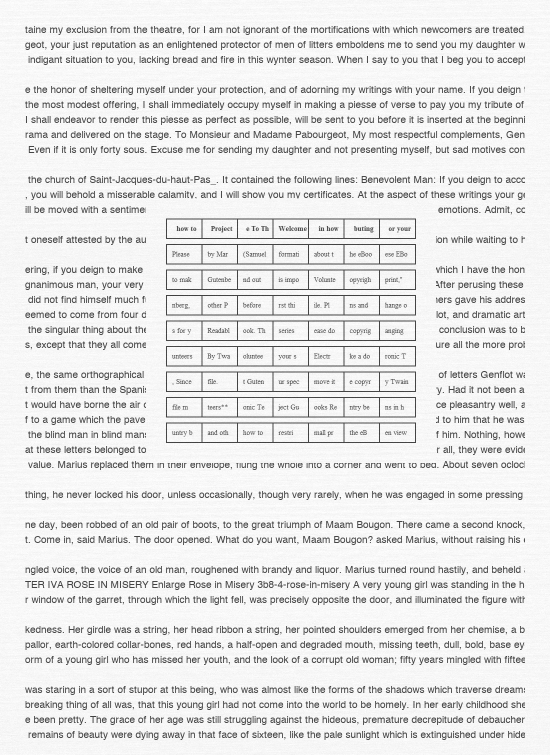
#> input picture table_images/table_1009.jpg, 1100 x 1510 px (shown at 1/2 size); its folder holds only this picture in this run
$ jupyter execute --allow-errors Untitled1.ipynb   (older library calls are emulated)
#> lines starting #> are read from the running program, lines starting #| are printed output that depends on the picture
[cell 1]
import numpy as np
import sklearn
import matplotlib.pyplot as plt
from skimage.measure import find_contours, approximate_polygon, \
    subdivide_polygon

import cv2
from skimage.io import imread_collection
from skimage.filters import roberts, sobel, gaussian
from scipy import ndimage as ndi
import matplotlib.pyplot as plt

from skimage.morphology import watershed, disk
from skimage.filters import rank
from sklearn.decomposition import PCA
from pylab import *
import skimage
from skimage.filters import rank

DATA_DIR = 'table_images/*'

[cell 2]
import pandas as pd

col = imread_collection(DATA_DIR, cv2.IMREAD_GRAYSCALE)
#> col = 1 item

df = pd.DataFrame()
col[0].shape
#> Out = (1510, 1100)


$ run again, on table_images/table_1088.jpg
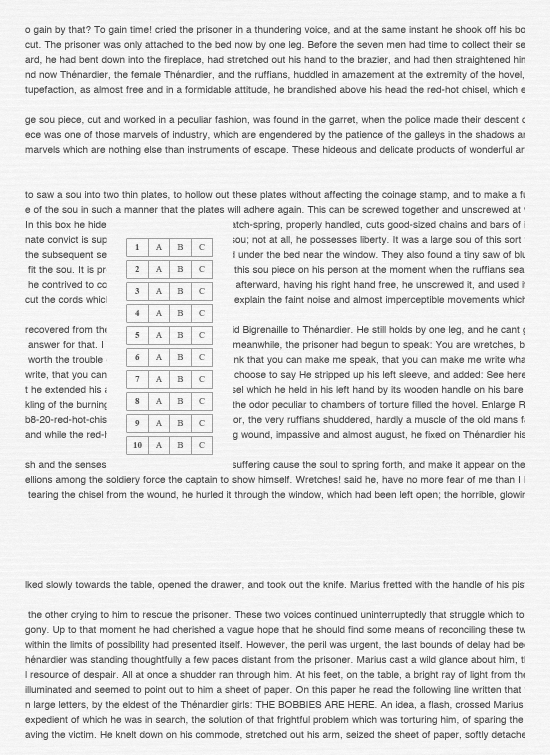
#> input picture table_images/table_1088.jpg, 1100 x 1510 px (shown at 1/2 size)
#> col = 1 item

$ run again, on table_images/table_1095.jpg
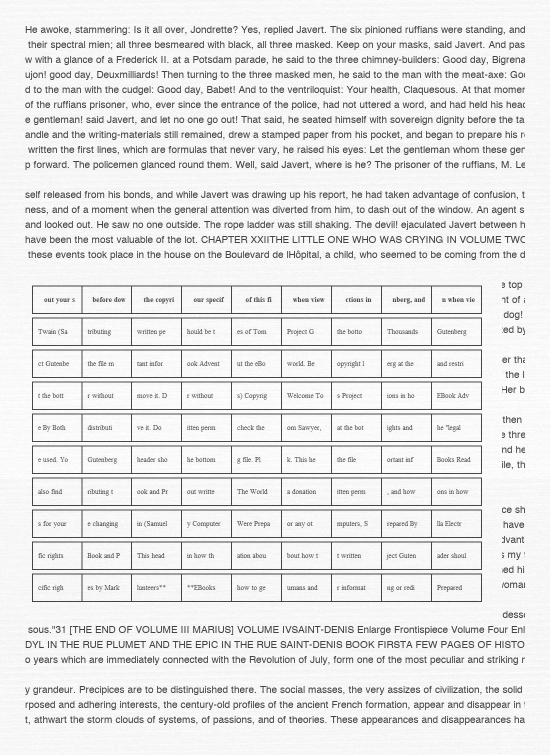
#> input picture table_images/table_1095.jpg, 1100 x 1510 px (shown at 1/2 size)
#> col = 1 item

$ run again, on table_images/table_1109.jpg
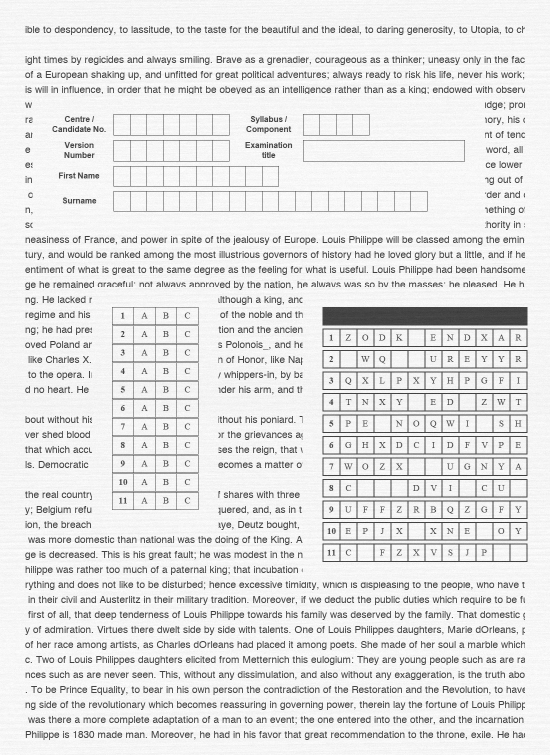
#> input picture table_images/table_1109.jpg, 1100 x 1510 px (shown at 1/2 size)
#> col = 1 item

$ run again, on table_images/table_1020.jpg
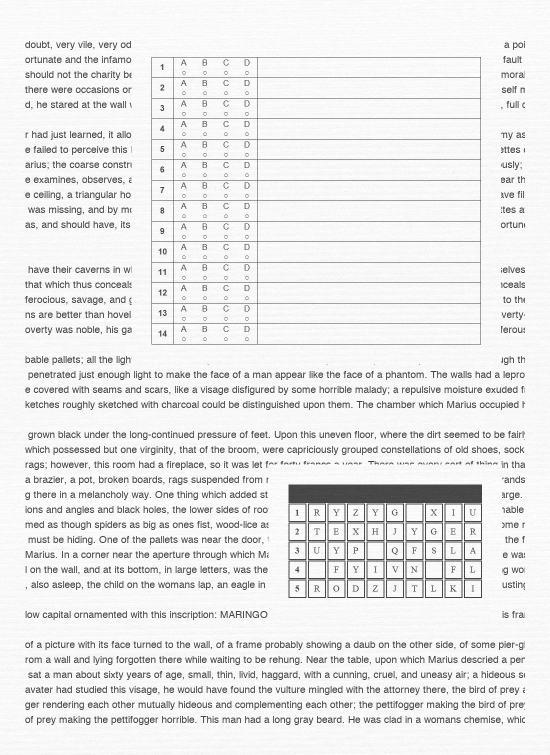
#> input picture table_images/table_1020.jpg, 1100 x 1510 px (shown at 1/2 size)
#> col = 1 item
